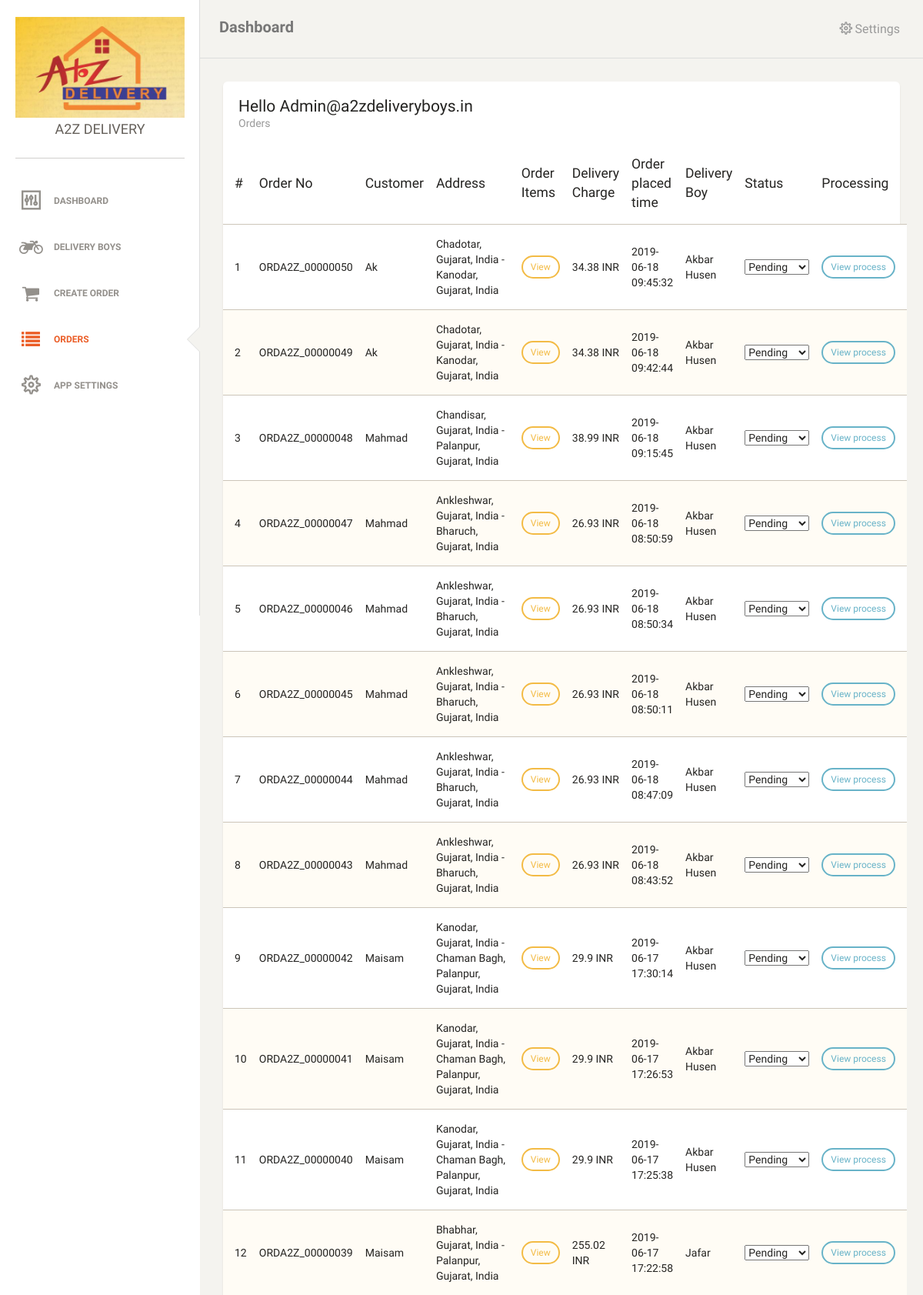
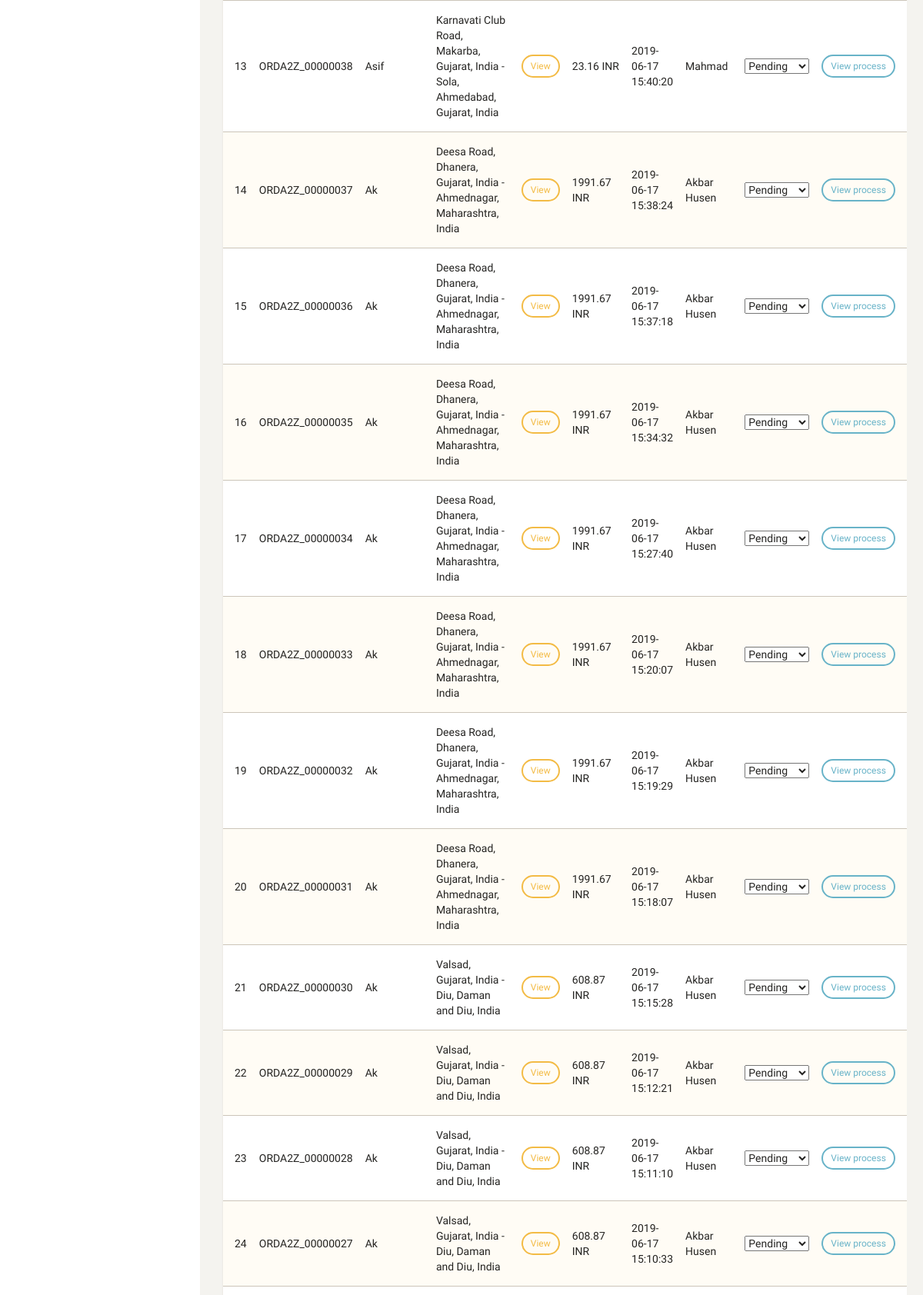
Screenshot of /orders.php (signed in, upper part) with the database file from the repository (2 pictures, top to bottom).
### tables this page shows
CREATE TABLE IF NOT EXISTS `order_items` (
  `id` int(11) NOT NULL AUTO_INCREMENT,
  `items` longtext NOT NULL,
  `order_id` int(11) NOT NULL,
  PRIMARY KEY (`id`),
  KEY `orde_id` (`order_id`)
);

CREATE TABLE IF NOT EXISTS `orders` (
  `id` int(11) NOT NULL AUTO_INCREMENT,
  `order_from` varchar(255) NOT NULL,
  `order_to` varchar(255) NOT NULL,
  `bill_to` varchar(400) NOT NULL,
  `order_no` varchar(50) NOT NULL,
  `created_at` datetime NOT NULL DEFAULT CURRENT_TIMESTAMP,
  `order_status` enum('P','D','R','C') NOT NULL,
  `delivery_charge` double NOT NULL DEFAULT '0',
  `special_note` text NOT NULL,
  `customer_phone_number` varchar(30) NOT NULL,
  `deliveryboy_id` int(11) NOT NULL,
  PRIMARY KEY (`id`)
);

### include.php (called while the page is built, shortened)
<?php
	$db = new DB(HOST,USERNAME,PASSWORD,DATABASE);
	$app = new App();
?>

### common/app.php (called while the page is built, shortened)
<?php
class App {
		?>
		<?php
	function getSession($key) {
		if(empty($_SESSION[$key]))
			return '';
		else
			return $_SESSION[$key];
	}
}
?>

### common/database.php (called while the page is built, shortened)
<?php
	require_once('common/app.php');
	class DB {
		public $conn;
		function __construct($hostname,$username,$password,$database)
		{
		$this->conn = mysqli_connect($hostname,$username,$password,$database) or die('Database is still not setup ...');
		return $this->conn;
		}
		function query($query) {
			$res = mysqli_query($this->conn,$query);
			return $res;
		}
		function get($res,$inArrayOnly = false) {
			$rows = [];
			while($row = mysqli_fetch_assoc($res)) {
				$rows[] = $row;
			}
			if(!$inArrayOnly) {
				$rows= $this->toStdObject($rows);
			}
			return $rows;
		}
		function getOne($res,$inArrayOnly = false) {
			$row = mysqli_fetch_assoc($res);
			if(!$inArrayOnly) {
				$row = $this->toStdObject($row);
			}
			return $row;
		}
		function toStdObject($rows) {
			$rows = json_decode(json_encode($rows));
			return $rows;
		}
	}
?>

### common/functions.php (called while the page is built, shortened)
<?php
require_once(BASE_PATH.'/common/database.php');
function get_admin_meta($id, $field) {
	global $db;
	$sql = 'SELECT '.$field.' FROM `users` WHERE id='.$id.'';
	$result = $db->query($sql);
	$row = $db->getOne($result);
	return $row->$field;
}
function getDeliveryBoyInfo($delivery_boy_id) {
	global $db;
	$sql = "SELECT * FROM `users` WHERE `id`=".$delivery_boy_id;
	$deliverBoyInfo = $db->getOne($db->query($sql));
	return $deliverBoyInfo;
}
function getOrders() {
	global $db,$app;
	$where = " WHERE 1=1";
	if(getUserRole($app->getSession('loggedin')) == 'deliveryboy') {
		$where = " WHERE deliveryboy_id=".$app->getSession('loggedin')."";
	}
	$sql = "SELECT * FROM `orders` o LEFT JOIN `order_items` oi ON oi.order_id = o.id ".$where." ORDER BY o.id DESC";
	$orderInfo = $db->get($db->query($sql));
	return $orderInfo;
}
function getUserRole($userId) {
	global $db,$app;
	$sql = "SELECT type FROM `users` WHERE id=".$userId."";
	$result = $db->getOne($db->query($sql));
	if($result->type == 1) {
		return 'admin';
	} else {
		return 'deliveryboy';
	}
}
?>

### orders.php (the view, shortened to what this page needs)
<?php
	include_once('layouts/header.php');
	$orders = getOrders();
?>
<div class="content">
	<div class="container-fluid">
		<div class="row">
			<div class="col-md-12">
				<div class="card">
					<div class="header">
						<h4 class="title">Hello <?php echo ucfirst(get_admin_meta($app->getSession('loggedin'), 'username')); ?></h4>
						<p class="category">Orders</p>
					</div>
					<div class="content table-responsive table-full-width">
						<table class="table table-striped">
							<thead>
								<tr>
									<th>#</th>
									<th>Order No</th>
									<th>Customer</th>
									<th>Address</th>
									<th>Order Items</th>
									<th>Delivery Charge</th>
									<th>Order placed time</th>
									<th>Delivery Boy</th>
									<th>Status</th>
									<th>Processing</th>
								</tr>
							</thead>
							<tbody>
								<?php
								$counter = 1;
								foreach ($orders as $key => $order) {
									$pSelected = '';
									$dSelected = '';
									$rSelected = '';
									$cSelected = '';
									if($order->order_status == 'P') {
										$pSelected = 'selected';
									} else if($order->order_status == 'D') {
										$dSelected = 'selected';
									} else if($order->order_status == 'R') {
										$rSelected = 'selected';
									} else {
										$cSelected = 'selected';
									}
									echo "<tr>
											<td>".$counter."</td>
											<td>".$order->order_no."</td>
											<td>".$order->bill_to."</td>
											<td>".$order->order_from." - ".$order->order_to."</td>
											<td><a class='btn btn-sm btn-warning' target='_blank' href='".HOME_URL."assets/order_invoice_pdfs/".$order->order_no."'>View</a></td>
											<td>".$order->delivery_charge." INR</td>
											<td>".$order->created_at."</td>
											<td>".(!empty(getDeliveryBoyInfo($order->deliveryboy_id)->name) ? getDeliveryBoyInfo($order->deliveryboy_id)->name : '-')."</td>
											<td>
											<select class='order_status' data-id='".$order->id."'>
											<option ".$pSelected." value='P'>Pending</option>
											<option ".$dSelected." value='D'>Delivered</option>
											<option ".$rSelected." value='R'>Returned</option>
											<option ".$cSelected." value='C'>Cancelled</option>
											</select
											</td>
											<td><a class='btn btn-sm btn-info' target='_blank' href='".HOME_URL."chat.php?order_id=".$order->order_no."'>View process</a></td>
										</tr>";
									$counter++;
								}
								?>
							</tbody>
						</table>
					</div>
				</div>
			</div>
		</div>
	</div>
</div>
<?php
include_once('layouts/footer.php');
?>

### rows the page displays
order_items: order.order_no "ORDA2Z_00000050", order.bill_to "Ak", order.order_from "Chadotar, Gujarat, India", order.order_to "Kanodar, Gujarat, India", order.delivery_charge "34.38", order.created_at "2019-06-18 09:45:32", name "Akbar Husen", id "Pending"
order_items: order.order_no "ORDA2Z_00000049", order.bill_to "Ak", order.order_from "Chadotar, Gujarat, India", order.order_to "Kanodar, Gujarat, India", order.delivery_charge "34.38", order.created_at "2019-06-18 09:42:44", name "Akbar Husen", id "Pending"
order_items: order.order_no "ORDA2Z_00000048", order.bill_to "Mahmad", order.order_from "Chandisar, Gujarat, India", order.order_to "Palanpur, Gujarat, India", order.delivery_charge "38.99", order.created_at "2019-06-18 09:15:45", name "Akbar Husen", id "Pending"
order_items: order.order_no "ORDA2Z_00000047", order.bill_to "Mahmad", order.order_from "Ankleshwar, Gujarat, India", order.order_to "Bharuch, Gujarat, India", order.delivery_charge "26.93", order.created_at "2019-06-18 08:50:59", name "Akbar Husen", id "Pending"
order_items: order.order_no "ORDA2Z_00000046", order.bill_to "Mahmad", order.order_from "Ankleshwar, Gujarat, India", order.order_to "Bharuch, Gujarat, India", order.delivery_charge "26.93", order.created_at "2019-06-18 08:50:34", name "Akbar Husen", id "Pending"
order_items: order.order_no "ORDA2Z_00000045", order.bill_to "Mahmad", order.order_from "Ankleshwar, Gujarat, India", order.order_to "Bharuch, Gujarat, India", order.delivery_charge "26.93", order.created_at "2019-06-18 08:50:11", name "Akbar Husen", id "Pending"
order_items: order.order_no "ORDA2Z_00000044", order.bill_to "Mahmad", order.order_from "Ankleshwar, Gujarat, India", order.order_to "Bharuch, Gujarat, India", order.delivery_charge "26.93", order.created_at "2019-06-18 08:47:09", name "Akbar Husen", id "Pending"
order_items: order.order_no "ORDA2Z_00000043", order.bill_to "Mahmad", order.order_from "Ankleshwar, Gujarat, India", order.order_to "Bharuch, Gujarat, India", order.delivery_charge "26.93", order.created_at "2019-06-18 08:43:52", name "Akbar Husen", id "Pending"
order_items: order.order_no "ORDA2Z_00000042", order.bill_to "Maisam", order.order_from "Kanodar, Gujarat, India", order.order_to "Chaman Bagh, Palanpur, Gujarat, India", order.delivery_charge "29.9", order.created_at "2019-06-17 17:30:14", name "Akbar Husen", id "Pending"
order_items: order.order_no "ORDA2Z_00000041", order.bill_to "Maisam", order.order_from "Kanodar, Gujarat, India", order.order_to "Chaman Bagh, Palanpur, Gujarat, India", order.delivery_charge "29.9", order.created_at "2019-06-17 17:26:53", name "Akbar Husen", id "Pending"
order_items: order.order_no "ORDA2Z_00000040", order.bill_to "Maisam", order.order_from "Kanodar, Gujarat, India", order.order_to "Chaman Bagh, Palanpur, Gujarat, India", order.delivery_charge "29.9", order.created_at "2019-06-17 17:25:38", name "Akbar Husen", id "Pending"
order_items: order.order_no "ORDA2Z_00000039", order.bill_to "Maisam", order.order_from "Bhabhar, Gujarat, India", order.order_to "Palanpur, Gujarat, India", order.delivery_charge "255.02", order.created_at "2019-06-17 17:22:58", name "Jafar", id "Pending"
order_items: order.order_no "ORDA2Z_00000038", order.bill_to "Asif", order.order_from "Karnavati Club Road, Makarba, Gujarat, India", order.order_to "Sola, Ahmedabad, Gujarat, India", order.delivery_charge "23.16", order.created_at "2019-06-17 15:40:20", name "Mahmad", id "Pending"
order_items: order.order_no "ORDA2Z_00000037", order.bill_to "Ak", order.order_from "Deesa Road, Dhanera, Gujarat, India", order.order_to "Ahmednagar, Maharashtra, India", order.delivery_charge "1991.67", order.created_at "2019-06-17 15:38:24", name "Akbar Husen", id "Pending"
order_items: order.order_no "ORDA2Z_00000036", order.bill_to "Ak", order.order_from "Deesa Road, Dhanera, Gujarat, India", order.order_to "Ahmednagar, Maharashtra, India", order.delivery_charge "1991.67", order.created_at "2019-06-17 15:37:18", name "Akbar Husen", id "Pending"
order_items: order.order_no "ORDA2Z_00000035", order.bill_to "Ak", order.order_from "Deesa Road, Dhanera, Gujarat, India", order.order_to "Ahmednagar, Maharashtra, India", order.delivery_charge "1991.67", order.created_at "2019-06-17 15:34:32", name "Akbar Husen", id "Pending"
order_items: order.order_no "ORDA2Z_00000034", order.bill_to "Ak", order.order_from "Deesa Road, Dhanera, Gujarat, India", order.order_to "Ahmednagar, Maharashtra, India", order.delivery_charge "1991.67", order.created_at "2019-06-17 15:27:40", name "Akbar Husen", id "Pending"
order_items: order.order_no "ORDA2Z_00000033", order.bill_to "Ak", order.order_from "Deesa Road, Dhanera, Gujarat, India", order.order_to "Ahmednagar, Maharashtra, India", order.delivery_charge "1991.67", order.created_at "2019-06-17 15:20:07", name "Akbar Husen", id "Pending"
order_items: order.order_no "ORDA2Z_00000032", order.bill_to "Ak", order.order_from "Deesa Road, Dhanera, Gujarat, India", order.order_to "Ahmednagar, Maharashtra, India", order.delivery_charge "1991.67", order.created_at "2019-06-17 15:19:29", name "Akbar Husen", id "Pending"
order_items: order.order_no "ORDA2Z_00000031", order.bill_to "Ak", order.order_from "Deesa Road, Dhanera, Gujarat, India", order.order_to "Ahmednagar, Maharashtra, India", order.delivery_charge "1991.67", order.created_at "2019-06-17 15:18:07", name "Akbar Husen", id "Pending"
order_items: order.order_no "ORDA2Z_00000030", order.bill_to "Ak", order.order_from "Valsad, Gujarat, India", order.order_to "Diu, Daman and Diu, India", order.delivery_charge "608.87", order.created_at "2019-06-17 15:15:28", name "Akbar Husen", id "Pending"
order_items: order.order_no "ORDA2Z_00000029", order.bill_to "Ak", order.order_from "Valsad, Gujarat, India", order.order_to "Diu, Daman and Diu, India", order.delivery_charge "608.87", order.created_at "2019-06-17 15:12:21", name "Akbar Husen", id "Pending"
order_items: order.order_no "ORDA2Z_00000028", order.bill_to "Ak", order.order_from "Valsad, Gujarat, India", order.order_to "Diu, Daman and Diu, India", order.delivery_charge "608.87", order.created_at "2019-06-17 15:11:10", name "Akbar Husen", id "Pending"
order_items: order.order_no "ORDA2Z_00000027", order.bill_to "Ak", order.order_from "Valsad, Gujarat, India", order.order_to "Diu, Daman and Diu, India", order.delivery_charge "608.87", order.created_at "2019-06-17 15:10:33", name "Akbar Husen", id "Pending"

### other values shown
get_setting_meta('app_name') "A2Z DELIVERY"
get_admin_meta($app->getSession('loggedin'), 'username') "Admin@a2zdeliveryboys.in"
